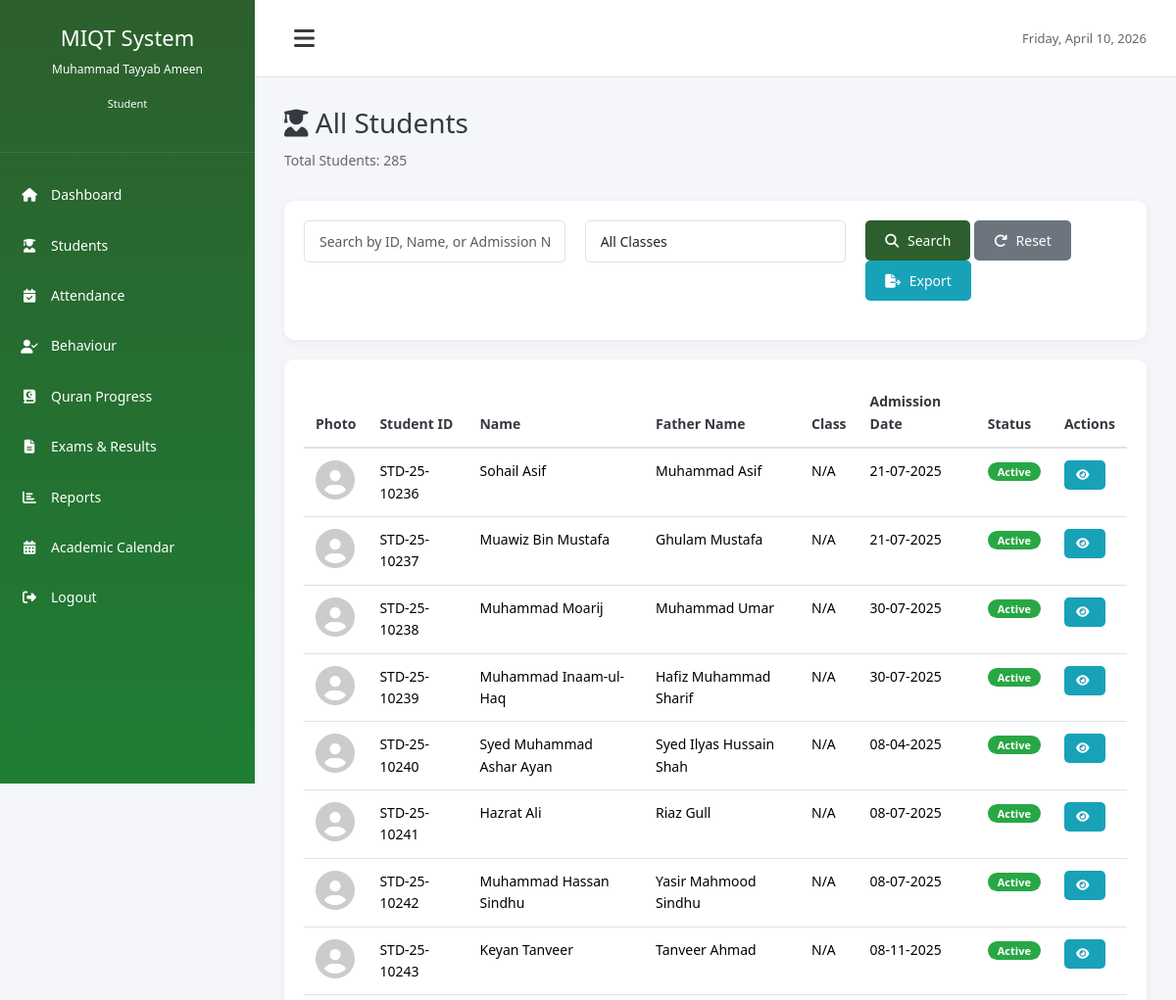
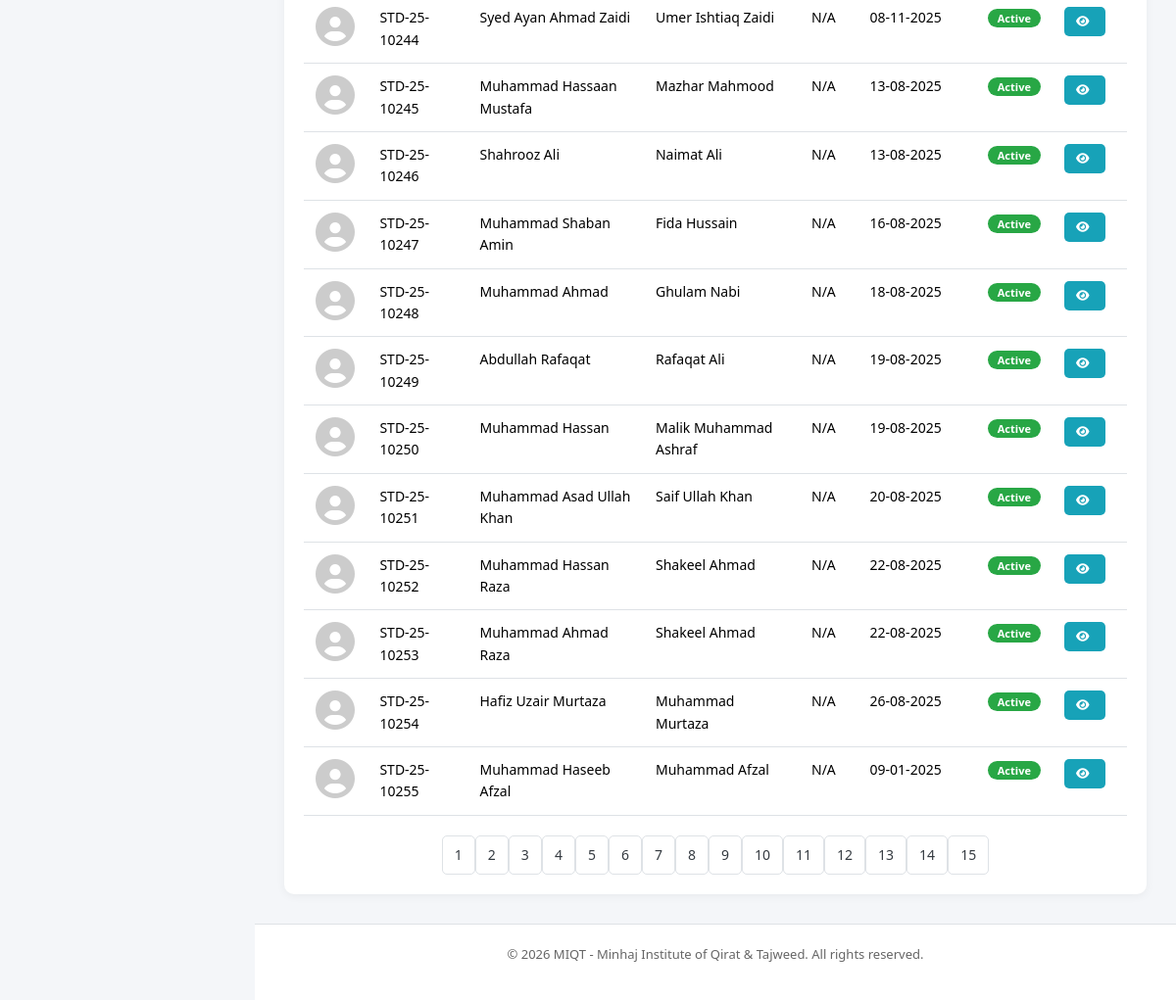
Screenshot of /modules/students/students.php (signed in) with the database file from the repository (2 pictures, top to bottom).
### tables this page shows
CREATE TABLE `students` (
  `id` int(11) NOT NULL,
  `user_id` int(11) DEFAULT NULL,
  `student_id` varchar(50) NOT NULL,
  `admission_no` varchar(50) NOT NULL,
  `first_name` varchar(100) NOT NULL,
  `last_name` varchar(100) NOT NULL,
  `father_name` varchar(100) NOT NULL,
  `cnic_bform` varchar(20) DEFAULT NULL,
  `date_of_birth` date NOT NULL,
  `gender` enum('male','female') NOT NULL,
  `student_type` varchar(255) DEFAULT NULL,
  `class_id` int(11) DEFAULT NULL,
  `admission_date` date NOT NULL,
  `phone` varchar(20) DEFAULT NULL,
  `guardian_phone` varchar(20) NOT NULL,
  `guardian_name` varchar(100) NOT NULL,
  `address` text DEFAULT NULL,
  `city` varchar(100) DEFAULT NULL,
  `previous_education` text DEFAULT NULL,
  `medical_info` text DEFAULT NULL,
  `status` enum('active','inactive','graduated','left','alumni','expelled') DEFAULT 'active',
  `photo` varchar(255) DEFAULT NULL,
  `created_at` timestamp NOT NULL DEFAULT current_timestamp(),
  `updated_at` timestamp NOT NULL DEFAULT current_timestamp() ON UPDATE current_timestamp(),
  `mother_name` varchar(100) DEFAULT NULL,
  `date_of_admission` date DEFAULT NULL,
  `date_of_leaving` date DEFAULT NULL,
  `reason_of_leaving` text DEFAULT NULL,
  `father_profession` varchar(100) DEFAULT NULL,
  `father_cnic` varchar(20) DEFAULT NULL,
  `admission_challan_no` varchar(50) DEFAULT NULL,
  `guardian_phone_2` varchar(20) DEFAULT NULL,
  `whatsapp_no` varchar(20) DEFAULT NULL,
  `previous_result_card` varchar(255) DEFAULT NULL,
  `total_marks` int(11) DEFAULT NULL,
  `obtained_marks` int(11) DEFAULT NULL,
  `class_status` enum('pass','fail') DEFAULT NULL,
  `previous_school_class` varchar(100) DEFAULT NULL,
  `current_school_class` varchar(100) DEFAULT NULL
);

### includes/functions.php (called while the page is built, shortened)
<?php
function formatDate($date, $format = DISPLAY_DATE_FORMAT) {
    return date($format, strtotime($date));
}
?>

### modules/students/students.php (the view, shortened to what this page needs)
<?php
require_once '../../config/database.php';
require_once '../../includes/functions.php';
$page = isset($_GET['page']) ? (int)$_GET['page'] : 1;
$offset = ($page - 1) * RECORDS_PER_PAGE;
$search = isset($_GET['search']) ? sanitize($_GET['search']) : '';
$class_filter = isset($_GET['class']) ? sanitize($_GET['class']) : '';
$where = "WHERE s.status = 'active'";
$params = [];
$sql = "SELECT COUNT(*) as total FROM students s $where";
$stmt = $db->prepare($sql);
$stmt->execute($params);
$total = $stmt->fetch()['total'];
$total_pages = ceil($total / RECORDS_PER_PAGE);
$sql = "SELECT s.*, c.class_name FROM students s
        LEFT JOIN classes c ON s.class_id = c.id
        $where
        ORDER BY s.created_at DESC
        LIMIT " . RECORDS_PER_PAGE . " OFFSET $offset";
$stmt = $db->prepare($sql);
$stmt->execute($params);
$students = $stmt->fetchAll();
require_once '../../includes/header.php';
?>
<div class="page-header">
    <h1 class="page-title"><i class="fas fa-user-graduate"></i> All Students</h1>
    <p class="subtitle">Total Students: <?php echo $total; ?></p>
</div>
<div class="dashboard-card mb-20">
    <div class="card-body">
        <form method="GET" action="" class="form-row">
            <div class="form-group">
                <input type="text" name="search" class="form-control" placeholder="Search by ID, Name, or Admission No"
                       value="<?php echo htmlspecialchars($search); ?>">
            </div>
            <div class="form-group">
                <select name="class" class="form-control">
                    <option value="">All Classes</option>
                </select>
            </div>
            <div class="form-group">
                <button type="submit" class="btn btn-primary">
                    <i class="fas fa-search"></i> Search
                </button>
                <a href="students.php" class="btn btn-secondary">
                    <i class="fas fa-redo"></i> Reset
                </a>
                <a href="export_students.php?status=active&search=<?php echo urlencode($search); ?>&class=<?php echo urlencode($class_filter); ?>" class="btn btn-info">
                    <i class="fas fa-file-export"></i> Export
                </a>
            </div>
        </form>
    </div>
</div>
<div class="dashboard-card">
    <div class="card-body">
        <?php if (count($students) > 0): ?>
        <table class="table">
            <thead>
                <tr>
                    <th>Photo</th>
                    <th>Student ID</th>
                    <th>Name</th>
                    <th>Father Name</th>
                    <th>Class</th>
                    <th>Admission Date</th>
                    <th>Status</th>
                    <th>Actions</th>
                </tr>
            </thead>
            <tbody>
                <?php foreach ($students as $student): ?>
                <tr>
                    <td>
                        <?php if ($student['photo']): ?>
                        <img src="<?php echo SITE_URL . '/uploads/photos/' . $student['photo']; ?>"
                             alt="Photo" style="width: 40px; height: 40px; border-radius: 50%; object-fit: cover;">
                        <?php else: ?>
                        <i class="fas fa-user-circle" style="font-size: 40px; color: #ccc;"></i>
                        <?php endif; ?>
                    </td>
                    <td><?php echo $student['student_id']; ?></td>
                    <td><?php echo $student['first_name'] . ' ' . $student['last_name']; ?></td>
                    <td><?php echo $student['father_name']; ?></td>
                    <td><?php echo $student['class_name'] ?? 'N/A'; ?></td>
                    <td><?php echo formatDate($student['admission_date']); ?></td>
                    <td>
                        <?php
                        $status = strtolower($student['status'] ?? '');
                        $badgeClass = 'badge-secondary';
                        switch ($status) {
                            case 'active':
                                $badgeClass = 'badge-success';
                                break;
                        }
                        ?>
                        <span class="badge <?php echo $badgeClass; ?>">
                            <?php echo ucfirst($student['status']); ?>
                        </span>
                    </td>
                    <td>
                        <a href="view_student.php?id=<?php echo $student['id']; ?>" class="btn btn-sm btn-info"
                           title="View Profile">
                            <i class="fas fa-eye"></i>
                        </a>
                    </td>
                </tr>
                <?php endforeach; ?>
            </tbody>
        </table>
        <?php if ($total_pages > 1): ?>
        <div class="pagination">
            <?php for ($i = 1; $i <= $total_pages; $i++): ?>
            <a href="?page=<?php echo $i; ?>&search=<?php echo urlencode($search); ?>&class=<?php echo urlencode($class_filter); ?>"
               class="<?php echo ($page == $i) ? 'active' : ''; ?>">
                <?php echo $i; ?>
            </a>
            <?php endfor; ?>
        </div>
        <?php endif; ?>
        <?php else: ?>
        <p class="text-center text-muted">No students found</p>
        <?php endif; ?>
    </div>
</div>
<?php require_once '../../includes/footer.php'; ?>

### assets/css/style.css (style rules this page uses)
* { margin: 0; padding: 0; box-sizing: border-box; }
:root { --primary-color: #2c5f2d; --secondary-color: #1e7e34; --success-color: #28a745; --danger-color: #dc3545; --warning-color: #ffc107; --info-color: #17a2b8; --light-color: #f8f9fa; --dark-color: #343a40; --border-color: #dee2e6; --sidebar-width: 260px; --sidebar-collapsed-width: 72px; }
body { font-family: 'Jameel Noori Nastaleeq', 'Segoe UI', Tahoma, Geneva, Verdana, sans-serif; font-size: 14px; line-height: 1.6; color: #333; background-color: #f4f6f9; }
[dir="rtl"], .urdu-text, .arabic-text, th, td, .progress-table th, .progress-table td, table th, table td { font-family: 'Jameel Noori Nastaleeq', 'Segoe UI', Tahoma, Geneva, Verdana, sans-serif; }
* { font-variant-ligatures: normal; text-rendering: optimizeLegibility; }
.page-title { font-size: 28px; margin-bottom: 10px; color: var(--dark-color); }
.subtitle { font-size: 14px; color: #666; margin-bottom: 30px; }
.dashboard-card { background: white; border-radius: 10px; box-shadow: 0 2px 10px rgba(0,0,0,0.05); overflow: hidden; }
.card-body { padding: 20px; }
.form-group { margin-bottom: 20px; }
.form-control { width: 100%; padding: 10px 15px; border: 1px solid var(--border-color); border-radius: 5px; font-size: 14px; transition: border-color 0.3s; }
.form-row { display: grid; grid-template-columns: repeat(auto-fit, minmax(250px, 1fr)); gap: 20px; }
select.form-control { cursor: pointer; }
.btn { display: inline-block; padding: 10px 20px; border: none; border-radius: 5px; font-size: 14px; cursor: pointer; text-decoration: none; transition: all 0.3s; text-align: center; }
.btn-primary { background: var(--primary-color); color: white; }
.btn-info { background: var(--info-color); color: white; }
.btn-secondary { background: #6c757d; color: white; }
.btn-sm { padding: 6px 12px; font-size: 12px; }
.btn i { margin-right: 5px; }
.table { width: 100%; border-collapse: collapse; }
.table thead { background: #f8f9fa; }
.table th { padding: 12px; text-align: left; font-weight: 600; color: var(--dark-color); border-bottom: 2px solid var(--border-color); }
.table td { padding: 12px; border-bottom: 1px solid var(--border-color); }
.badge { display: inline-block; padding: 4px 10px; border-radius: 12px; font-size: 11px; font-weight: 600; }
.badge-success { background: var(--success-color); color: white; }
.mb-20 { margin-bottom: 20px; }
.pagination { display: flex; list-style: none; justify-content: center; margin-top: 20px; }
.pagination a { display: block; padding: 8px 12px; border: 1px solid var(--border-color); border-radius: 5px; color: var(--dark-color); text-decoration: none; transition: all 0.3s; }

### rows the page displays
students: student "STD-25-10236", first_name "Sohail", last_name "Asif", father_name "Muhammad Asif", class_name "N/A", admission_date "21-07-2025", status "Active"
students: student "STD-25-10237", first_name "Muawiz", last_name "Bin Mustafa", father_name "Ghulam Mustafa", class_name "N/A", admission_date "21-07-2025", status "Active"
students: student "STD-25-10238", first_name "Muhammad", last_name "Moarij", father_name "Muhammad Umar", class_name "N/A", admission_date "30-07-2025", status "Active"
students: student "STD-25-10239", first_name "Muhammad", last_name "Inaam-ul-Haq", father_name "Hafiz Muhammad Sharif", class_name "N/A", admission_date "30-07-2025", status "Active"
students: student "STD-25-10240", first_name "Syed", last_name "Muhammad Ashar Ayan", father_name "Syed Ilyas Hussain Shah", class_name "N/A", admission_date "08-04-2025", status "Active"
students: student "STD-25-10241", first_name "Hazrat", last_name "Ali", father_name "Riaz Gull", class_name "N/A", admission_date "08-07-2025", status "Active"
students: student "STD-25-10242", first_name "Muhammad", last_name "Hassan Sindhu", father_name "Yasir Mahmood Sindhu", class_name "N/A", admission_date "08-07-2025", status "Active"
students: student "STD-25-10243", first_name "Keyan", last_name "Tanveer", father_name "Tanveer Ahmad", class_name "N/A", admission_date "08-11-2025", status "Active"
students: student "STD-25-10244", first_name "Syed", last_name "Ayan Ahmad Zaidi", father_name "Umer Ishtiaq Zaidi", class_name "N/A", admission_date "08-11-2025", status "Active"
students: student "STD-25-10245", first_name "Muhammad", last_name "Hassaan Mustafa", father_name "Mazhar Mahmood", class_name "N/A", admission_date "13-08-2025", status "Active"
students: student "STD-25-10246", first_name "Shahrooz", last_name "Ali", father_name "Naimat Ali", class_name "N/A", admission_date "13-08-2025", status "Active"
students: student "STD-25-10247", first_name "Muhammad", last_name "Shaban Amin", father_name "Fida Hussain", class_name "N/A", admission_date "16-08-2025", status "Active"
students: student "STD-25-10248", first_name "Muhammad", last_name "Ahmad", father_name "Ghulam Nabi", class_name "N/A", admission_date "18-08-2025", status "Active"
students: student "STD-25-10249", first_name "Abdullah", last_name "Rafaqat", father_name "Rafaqat Ali", class_name "N/A", admission_date "19-08-2025", status "Active"
students: student "STD-25-10250", first_name "Muhammad", last_name "Hassan", father_name "Malik Muhammad Ashraf", class_name "N/A", admission_date "19-08-2025", status "Active"
students: student "STD-25-10251", first_name "Muhammad", last_name "Asad Ullah Khan", father_name "Saif Ullah Khan", class_name "N/A", admission_date "20-08-2025", status "Active"
students: student "STD-25-10252", first_name "Muhammad", last_name "Hassan Raza", father_name "Shakeel Ahmad", class_name "N/A", admission_date "22-08-2025", status "Active"
students: student "STD-25-10253", first_name "Muhammad", last_name "Ahmad Raza", father_name "Shakeel Ahmad", class_name "N/A", admission_date "22-08-2025", status "Active"
students: student "STD-25-10254", first_name "Hafiz", last_name "Uzair Murtaza", father_name "Muhammad Murtaza", class_name "N/A", admission_date "26-08-2025", status "Active"
students: student "STD-25-10255", first_name "Muhammad", last_name "Haseeb Afzal", father_name "Muhammad Afzal", class_name "N/A", admission_date "09-01-2025", status "Active"

### other values shown
getUserName() "Muhammad Tayyab Ameen"
str_replace('_', ' ', getUserRole()) "Student"
$total "285"
